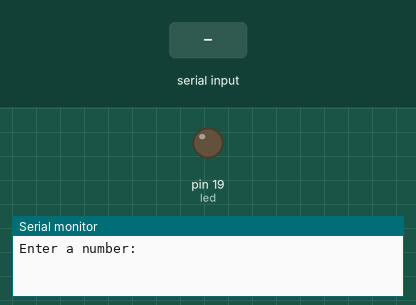
A sketch run on a simulated Arduino Uno, built with avr-gcc and run on an emulated ATmega328P. On the bench: output pins drawn as LEDs (lit = HIGH), the last lines printed to the serial monitor. Inputs (shaded band) come from the test bench.

Above: at 1.2 s.
1.3 s: "0\n" received over Serial
At 2.5 s:
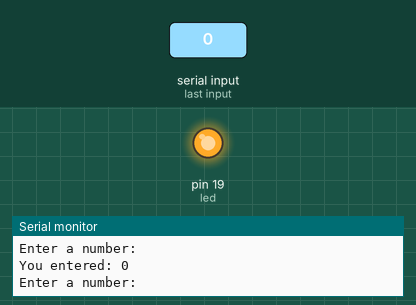
2.8 s: "90,45\n" received over Serial
At 3.7 s:
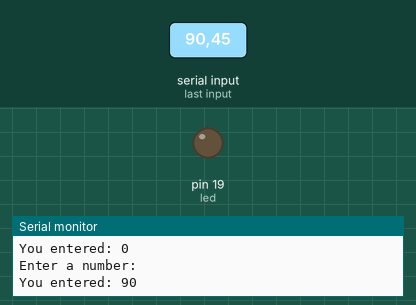
Timing chart, 0 to 7.3 s (numbered marks = the images above; inputs shaded):
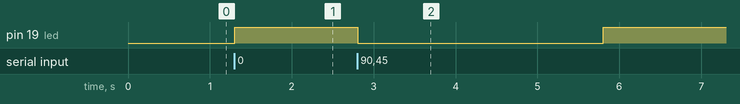

The sketch:

Logical_Operators__AND__OR__NOT_.ino
```cpp
//Logical Operators AND, OR NOT

#define led 19

void setup(){
Serial.begin(9600); // Initialize serial communication at 9600 baud
pinMode(led,OUTPUT);
}

void loop() {
  int num;
  // Prompt the user for input
  Serial.println("Enter a number: ");
  // Read input from the user
  while (!Serial.available()); // Wait until data is available
  num = Serial.parseInt(); // Read the integer value from the serial port
  // Print the input to the serial monitor
  Serial.print("You entered: ");
  Serial.println(num);
  if(num==0||num<2){
    digitalWrite(led, HIGH);

  }else{
    digitalWrite(led, LOW);
  }

  // Wait for a moment before reading the next input
  delay(1000);
}
```

Measured:
- after the input at 1.3 s, pin 19 (led): LOW → HIGH at once
- after the input at 2.8 s, pin 19 (led): HIGH → LOW at once, → HIGH 3.0 s later
